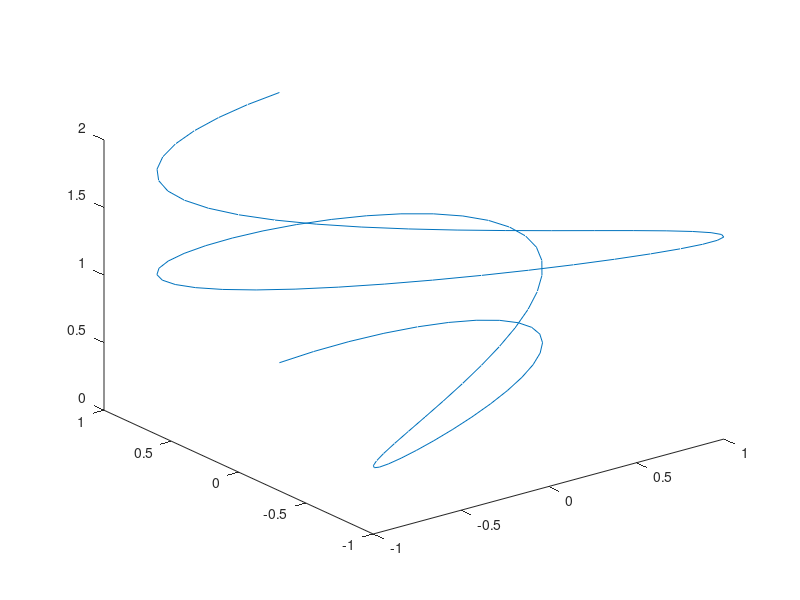
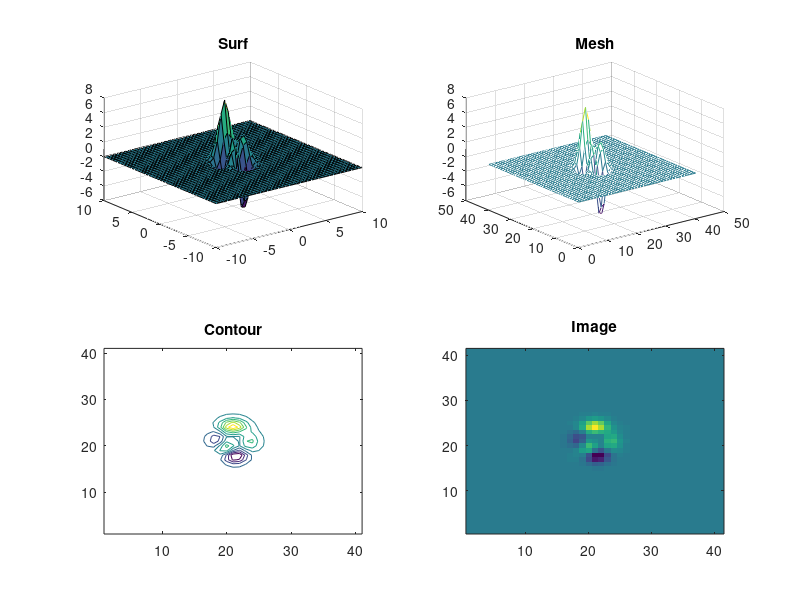

These charts were generated, in order, by the following MATLAB code:
% 3D plotting is much the same

% A parametric style plot
t = linspace(0,2);
x = sin(3*pi*t);
y = cos(2*pi*t);
z = t;

figure;
plot3(x,y,z);

% We can also make surface
%  (mesh, etc.) type plots
[X,Y] = meshgrid([-10:.5:10],[-10:.5:10]);
Z = peaks(X,Y);

figure;
subplot(2,2,1); surf(X,Y,Z);    title('Surf');
subplot(2,2,2); mesh(Z);        title('Mesh');
subplot(2,2,3); contour(Z);     title('Contour');
subplot(2,2,4); imagesc(Z);     title('Image');
% Note that the imagesc command follows the 'matrix'
%  display style (with (0,0) in the upper left
axis xy    % displays imagesc with (0,0) in the lower left.
